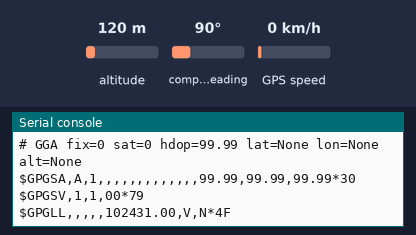
Simulated run of this program. Board: ESP32 board running MicroPython. Parts: the last lines printed to the serial console. Inputs (shaded band) come from the test bench; at power-on: altitude 120 m, compass heading 90°, GPS speed 0 km/h. The GPS gets a fix after 3 s at 37.7749, -122.4194 with 8 satellites.

Above: at 1.2 s.
1.3 s: altitude set to 8 m
At 2.8 s:
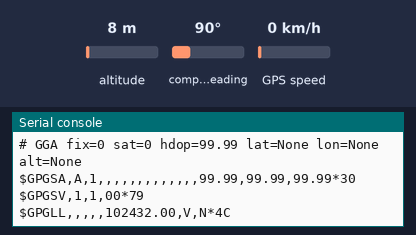
3.5 s: compass heading set to 269°
At 4.5 s:
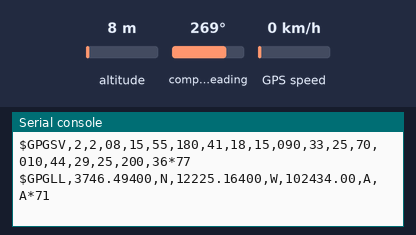
5.5 s: GPS speed set to 2 km/h
At 8.4 s:
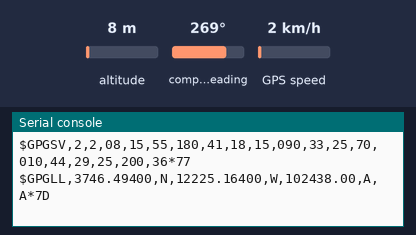
8.5 s: altitude set to 980 m
At 9.5 s:
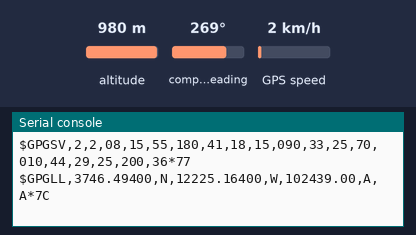
10.5 s: compass heading set to 352°
At 11.8 s:
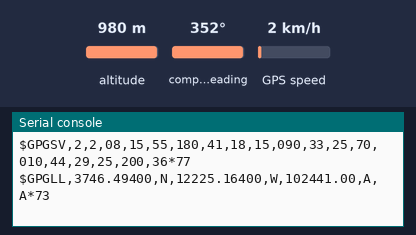
14.9 s: GPS speed set to 90 km/h
At 18.28 s:
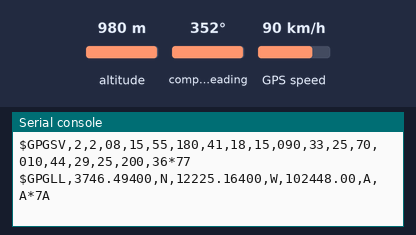
Timing chart, 0 to 18.5 s (numbered marks = the images above; inputs shaded):
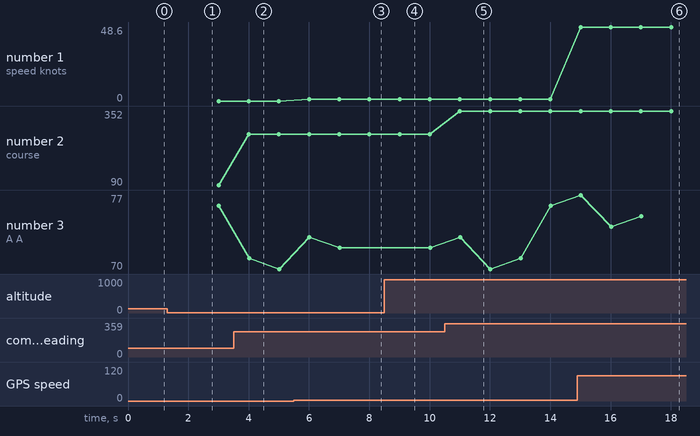

Measured:
- after the input at 3.5 s, the serial console: prints a new line after 0.50 s (image 2)
- after the input at 5.5 s, the serial console: prints a new line after 0.50 s (image 3)
- after the input at 8.5 s, the serial console: prints a new line after 0.51 s (image 4)
- after the input at 10.5 s, the serial console: prints a new line after 0.50 s (image 5)
- after the input at 14.9 s, the serial console: prints a new line after 0.10 s (image 6)
- plotted number 1: 0 → 1.08 after the input at 5.5 s, 1.08 → 48.6 after the input at 14.9 s
- plotted number 2: 90 → 269 after the input at 3.5 s, 269 → 352 after the input at 10.5 s

The program:

01_gnss_nmea_smoke.py
```python
"""Step 1: verify wiring and print raw/parsed NMEA for 30 seconds."""

import time
import machine

from gnss_nmea import parse_sentence


UART_ID = 1
GNSS_RX_PIN = 16
GNSS_TX_PIN = 17
BAUD = 9600
TEST_SECONDS = 30


uart = machine.UART(
    UART_ID,
    baudrate=BAUD,
    rx=machine.Pin(GNSS_RX_PIN),
    tx=machine.Pin(GNSS_TX_PIN),
    timeout=1000,
)

print("# step1 gnss smoke test")
print("# uart_id,%d" % UART_ID)
print("# rx_gpio,%d" % GNSS_RX_PIN)
print("# tx_gpio,%d" % GNSS_TX_PIN)
print("# baud,%d" % BAUD)
print("# waiting for NMEA lines")

start = time.ticks_ms()
gga_count = 0
rmc_count = 0
valid_fix_count = 0

while time.ticks_diff(time.ticks_ms(), start) < TEST_SECONDS * 1000:
    raw = uart.readline()
    if not raw:
        continue
    try:
        line = raw.decode("ascii", "ignore").strip()
    except Exception:
        continue
    if not line.startswith("$"):
        continue

    print(line)
    msg, data = parse_sentence(line)
    if msg == "GGA" and data:
        gga_count += 1
        if data["valid"]:
            valid_fix_count += 1
        print(
            "# GGA fix=%d sat=%d hdop=%s lat=%s lon=%s alt=%s"
            % (
                data["quality"],
                data["num_sat"],
                data["hdop"],
                data["lat_deg"],
                data["lon_deg"],
                data["alt_m"],
            )
        )
    elif msg == "RMC" and data:
        rmc_count += 1
        print("# RMC status=%s date=%s speed_knots=%s course=%s" % (
            data["status"],
            data["utc_date"],
            data["speed_knots"],
            data["course_deg"],
        ))

print("# gga_count,%d" % gga_count)
print("# rmc_count,%d" % rmc_count)
print("# valid_fix_count,%d" % valid_fix_count)
```

gnss_nmea.py
```python
"""Self-written NMEA 0183 parser for experiment 3 (no third-party NMEA library)."""


def nmea_checksum_ok(sentence):
    sentence = sentence.strip()
    if not sentence.startswith("$") or "*" not in sentence:
        return False
    body, checksum_text = sentence[1:].split("*", 1)
    checksum = 0
    for char in body:
        checksum ^= ord(char)
    try:
        expected = int(checksum_text[:2], 16)
    except ValueError:
        return False
    return checksum == expected


def nmea_latlon_to_deg(value, hemi):
    if not value:
        return None
    try:
        raw = float(value)
    except ValueError:
        return None
    degrees = int(raw // 100)
    minutes = raw - degrees * 100
    decimal = degrees + minutes / 60.0
    if hemi in ("S", "W"):
        decimal = -decimal
    return decimal


def parse_gga(fields):
    if len(fields) < 10:
        return None
    quality = int(fields[6]) if fields[6].isdigit() else 0
    return {
        "utc_time": fields[1],
        "lat_deg": nmea_latlon_to_deg(fields[2], fields[3]),
        "lon_deg": nmea_latlon_to_deg(fields[4], fields[5]),
        "quality": quality,
        "num_sat": int(fields[7]) if fields[7].isdigit() else 0,
        "hdop": float(fields[8]) if fields[8] else None,
        "alt_m": float(fields[9]) if fields[9] else None,
        "valid": quality > 0,
    }


def parse_rmc(fields):
    if len(fields) < 10:
        return None
    return {
        "utc_time": fields[1],
        "status": fields[2] or "V",
        "lat_deg": nmea_latlon_to_deg(fields[3], fields[4]),
        "lon_deg": nmea_latlon_to_deg(fields[5], fields[6]),
        "speed_knots": float(fields[7]) if fields[7] else None,
        "course_deg": float(fields[8]) if fields[8] else None,
        "utc_date": fields[9],
        "valid": fields[2] == "A",
    }


def parse_gsa(fields):
    if len(fields) < 18:
        return None
    mode = fields[1]
    fix_type = int(fields[2]) if fields[2].isdigit() else 0
    sats = []
    for sat_id in fields[3:15]:
        if sat_id:
            sats.append(int(sat_id))
    return {
        "mode": mode,
        "fix_type": fix_type,
        "satellites": sats,
        "pdop": float(fields[15]) if fields[15] else None,
        "hdop": float(fields[16]) if fields[16] else None,
        "vdop": float(fields[17]) if fields[17] else None,
    }


def parse_gsv(fields):
    if len(fields) < 4:
        return None
    total_msgs = int(fields[1]) if fields[1].isdigit() else 0
    msg_num = int(fields[2]) if fields[2].isdigit() else 0
    sats_in_view = int(fields[3]) if fields[3].isdigit() else 0
    return {
        "total_msgs": total_msgs,
        "msg_num": msg_num,
        "sats_in_view": sats_in_view,
    }


def parse_sentence(sentence):
    sentence = sentence.strip()
    if not nmea_checksum_ok(sentence):
        return None, None
    body = sentence[1:].split("*", 1)[0]
    fields = body.split(",")
    msg = fields[0][-3:]
    if msg == "GGA":
        return "GGA", parse_gga(fields)
    if msg == "RMC":
        return "RMC", parse_rmc(fields)
    if msg == "GSA":
        return "GSA", parse_gsa(fields)
    if msg == "GSV":
        return "GSV", parse_gsv(fields)
    return msg, None


def merge_gga_rmc(gga, rmc):
    if not gga:
        return None
    return {
        "time": gga.get("utc_time", ""),
        "date": "" if not rmc else rmc.get("utc_date", ""),
        "lat": gga.get("lat_deg"),
        "lon": gga.get("lon_deg"),
        "quality": gga.get("quality", 0),
        "sats": gga.get("num_sat", 0),
        "hdop": gga.get("hdop"),
        "alt": gga.get("alt_m"),
        "speed_knots": None if not rmc else rmc.get("speed_knots"),
        "course_deg": None if not rmc else rmc.get("course_deg"),
        "status": "V" if not rmc else rmc.get("status", "V"),
        "valid": bool(gga.get("valid")),
    }
```
